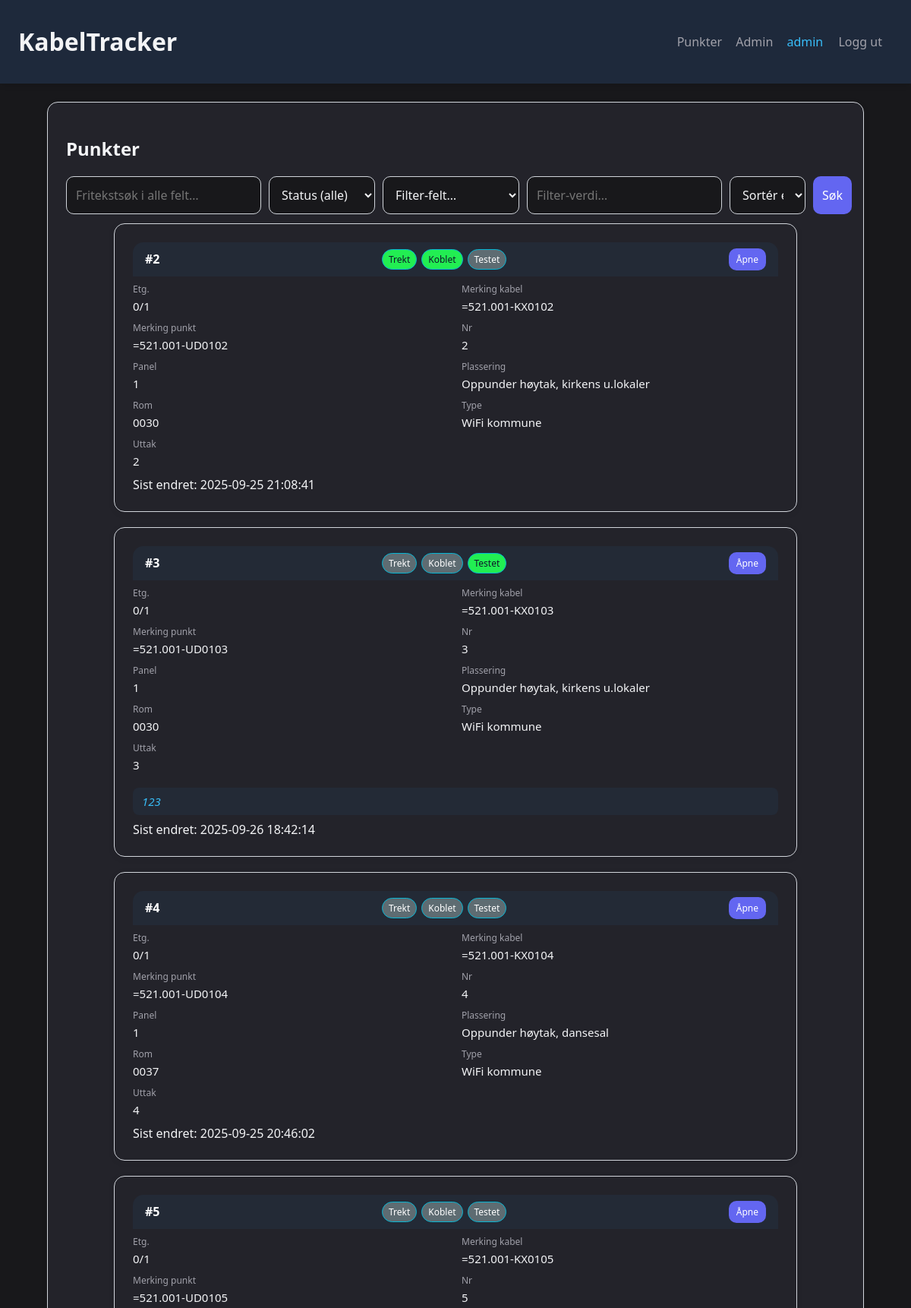
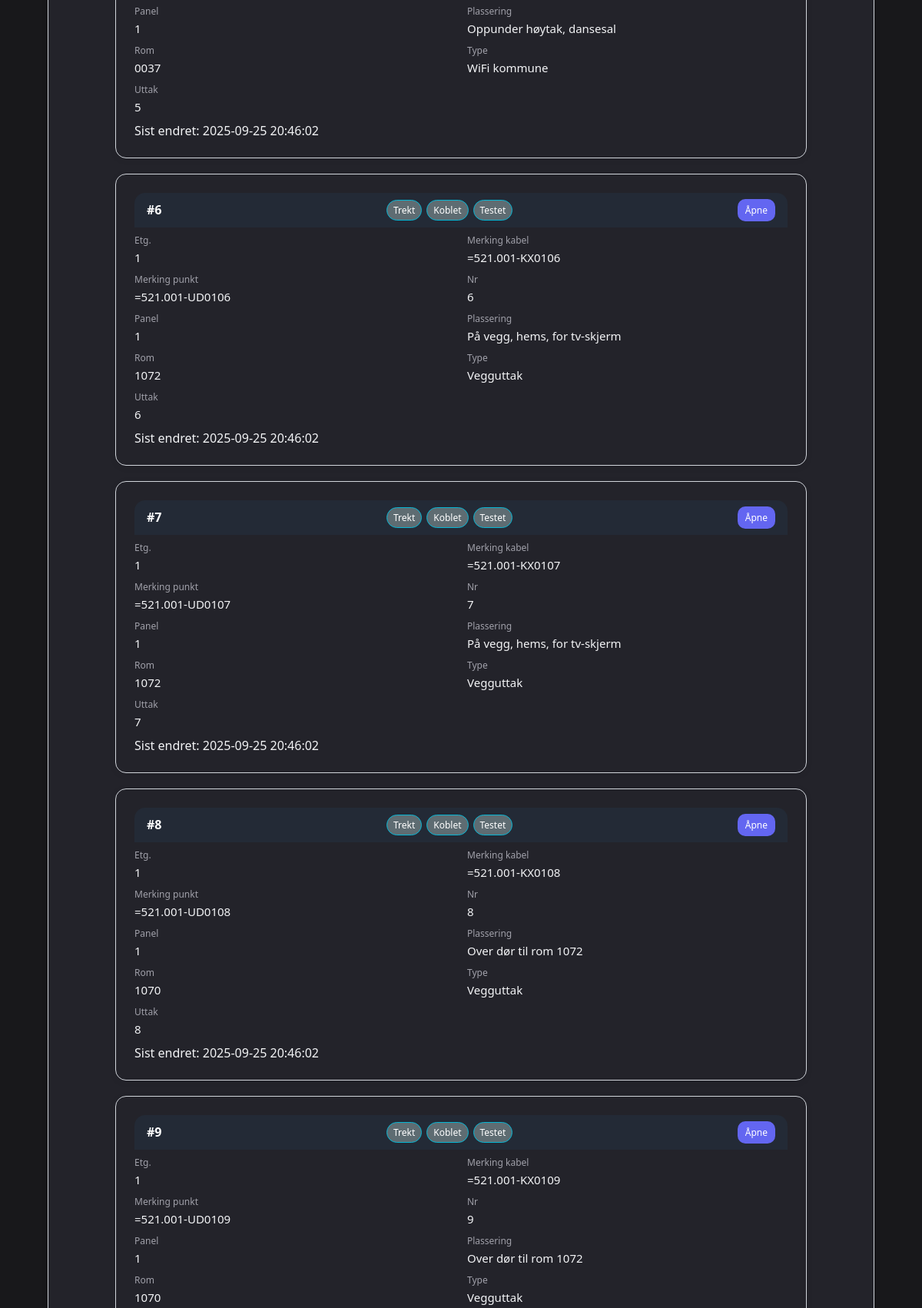
The app's page /entries (signed in, upper part) with its own data (2 pictures, top to bottom).
### models.py (models this page shows, shortened)
class Entry(Base):
    __tablename__ = "entries"
    id = Column(Integer, primary_key=True, index=True)
    data = Column(Text, default="{}")            # JSON string with arbitrary CSV columns
    trekt = Column(Boolean, default=False)
    koblet = Column(Boolean, default=False)
    testet = Column(Boolean, default=False)
    comment = Column(Text, default="")
    created_at = Column(DateTime, default=dt.datetime.utcnow)
    updated_at = Column(DateTime, default=dt.datetime.utcnow, onupdate=dt.datetime.utcnow)

### app.py (the view, shortened to what this page needs)
    @app.get("/entries")
    @login_required
    def entries():
        db: Session = g.db
        filt = request.args.get("filter")
        visible_keys = request.args.getlist("visible_keys")
        q_text = request.args.get("q", "").strip()
        f_key = request.args.get("f_key", "").strip()
        f_val = request.args.get("f_val", "").strip()
        all_keys = set()
        for e in db.query(Entry).all():
            all_keys.update(e.data_dict().keys())
        keys = sorted(all_keys)
        if not visible_keys:
            import json, os
            json_path = os.path.join(os.path.dirname(__file__), "visible_keys.json")
            try:
                with open(json_path, "r") as f:
                    visible_keys = json.load(f)
            except Exception:
                visible_keys = keys
        q = db.query(Entry)
        if filt in ("trekt","koblet","testet"):
            q = q.filter(getattr(Entry, filt) == True)
        items = q.order_by(Entry.id.asc()).all()
        if f_key and f_val:
            def match_key(e):
                data = e.data_dict()
                return str(data.get(f_key, "")).lower() == f_val.lower()
            items = [e for e in items if match_key(e)]
        distinct_keys = keys
        if f_key:
            distinct_values = sorted(set([e.data_dict().get(f_key, "") for e in items if f_key in e.data_dict()]))
        else:
            distinct_values = []
        counts = get_counts(db)
        return render_template(
            "entries.html",
            entries=items,
            counts=counts,
            filter=filt,
            keys=keys,
            visible_keys=visible_keys,
            q=q_text,
            f_key=f_key,
            f_val=f_val,
            distinct_keys=distinct_keys,
            distinct_values=distinct_values
        )

### models.py (called while the page is built)
def get_counts(sess) -> dict:
    total = sess.query(Entry).count()
    trekt = sess.query(Entry).filter(Entry.trekt == True).count()
    koblet = sess.query(Entry).filter(Entry.koblet == True).count()
    testet = sess.query(Entry).filter(Entry.testet == True).count()
    return {"total": total, "trekt": trekt, "koblet": koblet, "testet": testet}

    def data_dict(self):
        try:
            data_str = self.data if isinstance(self.data, str) else "{}"
            return json.loads(data_str)
        except Exception:
            return {}

### templates/entries.html (shortened to what this page needs)
{% extends "base.html" %}
{% block content %}
<section class="card">
  <h2>Punkter</h2>
  <form method="get" action="/entries" class="filters">
    <input name="q" placeholder="Fritekstsøk i alle felt…" value="{{q}}">
    <select name="status">
      <option value="any" {{'selected' if status=='any' else ''}}>Status (alle)</option>
    </select>
    <select name="f_key" onchange="this.form.submit()">
      <option value="">Filter-felt…</option>
    </select>
    <input name="f_val" list="vals" placeholder="Filter-verdi…" value="{{f_val}}">
    <select name="sort_by">
      <option value="">Sortér etter…</option>
    </select>
    <button>Søk</button>
  </form>
  <div class="cards">
    {% for e in entries %}
    <section class="card row-card" id="card-{{e.id}}">
      <div class="row-top">
        <strong>#{{e.id}}</strong>
        <span class="badges">
          <span class="badge {{'ok' if e.trekt else ''}}">Trekt</span>
          <span class="badge {{'ok' if e.koblet else ''}}">Koblet</span>
          <span class="badge {{'ok' if e.testet else ''}}">Testet</span>
        </span>
          <a class="button sm" href="/entries/{{e.id}}">Åpne</a>
      </div>
      <div class="kv">
        {% for k in visible_keys %}
          <div>
            <label>{{k}}</label>
            <span class="card-text">{{e.data_dict().get(k, "")}}</span>
          </div>
        {% endfor %}
      </div>
      {% if e.comment %}
        <div class="card-comment">{{e.comment}}</div>
      {% endif %}
      {% if e.updated_at %}
        <div class="card-timestamp">Sist endret: {{e.updated_at.strftime('%Y-%m-%d %H:%M:%S')}}</div>
      {% endif %}
    </section>
    {% endfor %}
  </div>
</section>
{% endblock %}

### static/style.css (style rules this page uses)
:root { --pad: 12px; --gap: 10px; --border: #d1d5db; --bg: #18181b; --card: #23232a; --primary: #6366f1; --accent: #06b6d4; --error: #ef4444; --text: #f3f4f6; --muted: #a1a1aa; }
* { box-sizing: border-box; font-family: system-ui, -apple-system, Segoe UI, Roboto, sans-serif; }
body { margin: 0; background: var(--bg); color: var(--text); }
.card { background: var(--card); border: 1px solid var(--border); border-radius: 14px; padding: calc(var(--pad)*2); box-shadow: 0 2px 8px rgba(0,0,0,0.08); z-index: 1; position: relative; }
input, select, button, textarea { padding: 12px 12px; border: 1px solid var(--border); border-radius: 10px; font-size: 16px; background: #18181b; color: var(--text); }
button { cursor: pointer; background: var(--primary); color: #fff; border: none; transition: background 0.2s; }
.filters { display: grid; grid-template-columns: 1fr 140px 180px 1fr 100px auto; gap: 10px; margin-bottom: 12px; }
.cards { display: grid; grid-template-columns: 1fr; gap: 20px; max-width: 900px; margin: 0 auto; z-index: 1; position: relative; }
.row-card { display: flex; flex-direction: column; gap: 8px; z-index: 1; position: relative; }
.row-top { display: flex; align-items: center; gap: 10px; justify-content: space-between; background: #232a36; color: #ffffff; border-top-left-radius: 14px; border-top-right-radius: 14px; padding: 8px 16px; }
.badges { display: flex; gap: 6px; }
.badge { border: 1px solid var(--accent); padding: 4px 8px; border-radius: 999px; font-size: 12px; background: #5e6c72; color: #fff; opacity: 1; }
.badge.ok { background: #22ee52; border-color: #06b6d4; color: #0f172a; }
.button { display: inline-block; padding: 8px 12px; border: none; border-radius: 10px; background: var(--primary); color: #fff; text-decoration: none; font-size: 14px; transition: background 0.2s; }
.button.sm { padding: 6px 10px; font-size: 12px; }
.kv { display: grid; grid-template-columns: 1fr 1fr; gap: 8px 16px; }
.kv > div { display: flex; flex-direction: column; gap: 4px; }
.kv label { font-size: 12px; color: var(--muted); }
.card-comment { background: #232a36; color: #38bdf8; border-radius: 8px; padding: 8px 12px; margin-top: 10px; font-style: italic; font-size: 15px; }
.card-text { color: var(--text); background: transparent; font-size: 15px; margin-bottom: 2px; }

### records on screen
Entry: id "2", visible_keys "Etg." "Merking kabel" "Merking punkt" "Nr" "Panel" "Plassering" "Rom" "Type" "Uttak", data_dict "0/1" "=521.001-KX0102" "=521.001-UD0102" "2" "1" "Oppunder høytak, kirkens u.lokaler" "0030" "WiFi kommune" "2", updated_at "2025-09-25 21:08:41"
Entry: id "3", visible_keys "Etg." "Merking kabel" "Merking punkt" "Nr" "Panel" "Plassering" "Rom" "Type" "Uttak", data_dict "0/1" "=521.001-KX0103" "=521.001-UD0103" "3" "1" "Oppunder høytak, kirkens u.lokaler" "0030" "WiFi kommune" "3", comment "123", updated_at "2025-09-26 18:42:14"
Entry: id "4", visible_keys "Etg." "Merking kabel" "Merking punkt" "Nr" "Panel" "Plassering" "Rom" "Type" "Uttak", data_dict "0/1" "=521.001-KX0104" "=521.001-UD0104" "4" "1" "Oppunder høytak, dansesal" "0037" "WiFi kommune" "4", updated_at "2025-09-25 20:46:02"
Entry: id "5", visible_keys "Etg." "Merking kabel" "Merking punkt" "Nr" "Panel" "Plassering" "Rom" "Type" "Uttak", data_dict "0/1" "=521.001-KX0105" "=521.001-UD0105" "5" "1" "Oppunder høytak, dansesal" "0037" "WiFi kommune" "5", updated_at "2025-09-25 20:46:02"
Entry: id "6", visible_keys "Etg." "Merking kabel" "Merking punkt" "Nr" "Panel" "Plassering" "Rom" "Type" "Uttak", data_dict "1" "=521.001-KX0106" "=521.001-UD0106" "6" "1" "På vegg, hems, for tv-skjerm" "1072" "Vegguttak" "6", updated_at "2025-09-25 20:46:02"
Entry: id "7", visible_keys "Etg." "Merking kabel" "Merking punkt" "Nr" "Panel" "Plassering" "Rom" "Type" "Uttak", data_dict "1" "=521.001-KX0107" "=521.001-UD0107" "7" "1" "På vegg, hems, for tv-skjerm" "1072" "Vegguttak" "7", updated_at "2025-09-25 20:46:02"
Entry: id "8", visible_keys "Etg." "Merking kabel" "Merking punkt" "Nr" "Panel" "Plassering" "Rom" "Type" "Uttak", data_dict "1" "=521.001-KX0108" "=521.001-UD0108" "8" "1" "Over dør til rom 1072" "1070" "Vegguttak" "8", updated_at "2025-09-25 20:46:02"
Entry: id "9", visible_keys "Etg." "Merking kabel" "Merking punkt" "Nr" "Panel" "Plassering" "Rom" "Type", data_dict "1" "=521.001-KX0109" "=521.001-UD0109" "9" "1" "Over dør til rom 1072" "1070" "Vegguttak"

### other values on screen
{{ user['username'] }} "admin"
